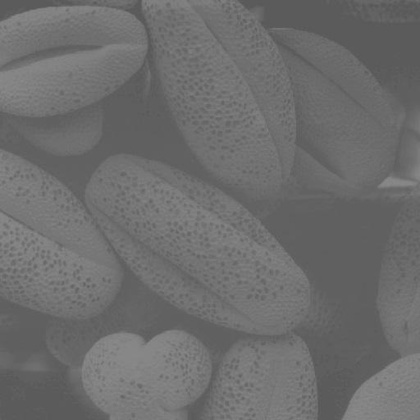
%> input picture Mid/pollen.jpg, 420 x 420 px, shrunk from 512 x 512 before the run
$ octave a1.m   (GNU Octave 9; MATLAB toolbox functions it lacks are replaced by stand-ins)
%> lines starting %> are read from the running program, lines starting %| are printed output that depends on the picture
I = imread('pollen.jpg');
%> I is the input picture: size 420x420 uint8; min 85, max 140, mean 109
[row,col,n] = size(I);
%> row = 420; col = 420; n = 1
%minimum
B = min(min(I));
%> B = 85
%maximum
A = max(max(I));
%> A = 140
%difference
D = A -B;
%> D = 55
M = 2^8-1;

%calculating R
R = B + (I.*(M/D) -(M/D)*B);
%> R: size 420x420 uint8; every value is 85

%displaying Image
figure;
imshow(I);

figure;
imshow(R);

%histogram of I
counts = zeros(1,256);
values = [1:256];

for i = 1:row
    for j = 1:col
        counts(1,I(i,j)+1) =  counts(1,I(i,j)+1) +1;
    end
end
%> after the loop, counts = 256 values, max 13381 at index 97, min 0 at index 1, mean 689.1

figure;
bar(values,counts);
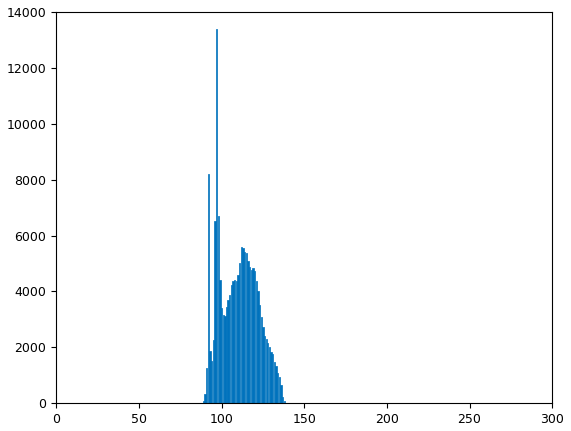
%> figure redrawn from the program's plot data; tallest bar 13381 high, from x = 96.6 to 97.4

%histogram of R
countsR = zeros(1,256);
valuesR = [1:256];

for i = 1:row
    for j = 1:col
        countsR(1,R(i,j)+1) =  countsR(1,R(i,j)+1) +1;
    end
end
%> after the loop, countsR = 256 values, max 176400 at index 86, min 0 at index 1, mean 689.1
figure;
bar(valuesR,countsR);
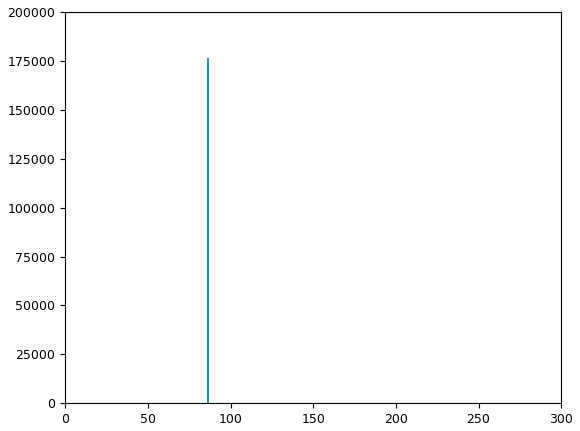
%> figure redrawn from the program's plot data; tallest bar 176400 high, from x = 85.6 to 86.4
